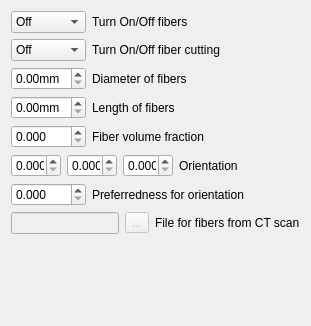
        <widget class="QWidget" name="Page2_cylinder">
         <layout class="QGridLayout" name="gridLayout_3">
          <item row="0" column="0" colspan="2">
           <layout class="QHBoxLayout" name="horizontalLayout_3">
            <item>
             <widget class="QComboBox" name="comboBox_2">
              <property name="sizePolicy">
               <sizepolicy hsizetype="Fixed" vsizetype="Fixed">
                <horstretch>0</horstretch>
                <verstretch>0</verstretch>
               </sizepolicy>
              </property>
              <property name="minimumSize">
               <size>
                <width>75</width>
                <height>0</height>
               </size>
              </property>
              <property name="maximumSize">
               <size>
                <width>75</width>
                <height>16777215</height>
               </size>
              </property>
              <item>
               <property name="text">
                <string>Off</string>
               </property>
              </item>
              <item>
               <property name="text">
                <string>On</string>
               </property>
              </item>
             </widget>
            </item>
            <item>
             <widget class="QLabel" name="textLabel2_3">
              <property name="text">
               <string>Turn On/Off fibers</string>
              </property>
             </widget>
            </item>
           </layout>
          </item>
          <item row="1" column="0" colspan="2">
           <layout class="QHBoxLayout" name="horizontalLayout_4">
            <item>
             <widget class="QComboBox" name="comboBox_3">
              <property name="sizePolicy">
               <sizepolicy hsizetype="Fixed" vsizetype="Fixed">
                <horstretch>0</horstretch>
                <verstretch>0</verstretch>
               </sizepolicy>
              </property>
              <property name="minimumSize">
               <size>
                <width>75</width>
                <height>0</height>
               </size>
              </property>
              <property name="maximumSize">
               <size>
                <width>75</width>
                <height>16777215</height>
               </size>
              </property>
              <item>
               <property name="text">
                <string>Off</string>
               </property>
              </item>
              <item>
               <property name="text">
                <string>On</string>
               </property>
              </item>
             </widget>
            </item>
            <item>
             <widget class="QLabel" name="textLabel2_5">
              <property name="text">
               <string>Turn On/Off fiber cutting</string>
              </property>
             </widget>
            </item>
           </layout>
          </item>
          <item row="2" column="0" rowspan="2" colspan="2">
           <layout class="QHBoxLayout" name="horizontalLayout_5">
            <item>
             <widget class="QDoubleSpinBox" name="doubleSpinBox_2">
              <property name="sizePolicy">
               <sizepolicy hsizetype="Fixed" vsizetype="Fixed">
                <horstretch>0</horstretch>
                <verstretch>0</verstretch>
               </sizepolicy>
              </property>
              <property name="minimumSize">
               <size>
                <width>75</width>
                <height>20</height>
               </size>
              </property>
              <property name="maximumSize">
               <size>
                <width>75</width>
                <height>16777215</height>
               </size>
              </property>
              <property name="suffix">
               <string>mm</string>
              </property>
              <property name="maximum">
               <double>999999.000000000000000</double>
              </property>
             </widget>
            </item>
            <item>
             <widget class="QLabel" name="textLabel2_4">
              <property name="text">
               <string>Diameter of fibers</string>
              </property>
             </widget>
            </item>
           </layout>
          </item>
          <item row="4" column="0" colspan="2">
           <layout class="QHBoxLayout" name="horizontalLayout_6">
            <item>
             <widget class="QDoubleSpinBox" name="doubleSpinBox_3">
              <property name="sizePolicy">
               <sizepolicy hsizetype="Fixed" vsizetype="Fixed">
                <horstretch>0</horstretch>
                <verstretch>0</verstretch>
               </sizepolicy>
              </property>
              <property name="minimumSize">
               <size>
                <width>75</width>
                <height>20</height>
               </size>
              </property>
              <property name="maximumSize">
               <size>
                <width>75</width>
                <height>16777215</height>
               </size>
              </property>
              <property name="suffix">
               <string>mm</string>
              </property>
              <property name="maximum">
               <double>999999.000000000000000</double>
              </property>
             </widget>
            </item>
            <item>
             <widget class="QLabel" name="textLabel2_6">
              <property name="text">
               <string>Length of fibers</string>
              </property>
             </widget>
            </item>
           </layout>
          </item>
          <item row="5" column="0" colspan="2">
           <layout class="QHBoxLayout" name="horizontalLayout_7">
            <item>
             <widget class="QDoubleSpinBox" name="doubleSpinBox_4">
              <property name="sizePolicy">
               <sizepolicy hsizetype="Fixed" vsizetype="Fixed">
                <horstretch>0</horstretch>
                <verstretch>0</verstretch>
               </sizepolicy>
              </property>
              <property name="minimumSize">
               <size>
                <width>75</width>
                <height>20</height>
               </size>
              </property>
              <property name="maximumSize">
               <size>
                <width>75</width>
                <height>16777215</height>
               </size>
              </property>
              <property name="suffix">
               <string/>
              </property>
              <property name="decimals">
               <number>3</number>
              </property>
              <property name="maximum">
               <double>999999.000000000000000</double>
              </property>
             </widget>
            </item>
            <item>
             <widget class="QLabel" name="textLabel2_7">
              <property name="text">
               <string>Fiber volume fraction</string>
              </property>
             </widget>
            </item>
           </layout>
          </item>
          <item row="6" column="0" colspan="2">
           <layout class="QHBoxLayout" name="horizontalLayout_8">
            <item>
             <widget class="QDoubleSpinBox" name="doubleSpinBox_5">
              <property name="sizePolicy">
               <sizepolicy hsizetype="Fixed" vsizetype="Fixed">
                <horstretch>0</horstretch>
                <verstretch>0</verstretch>
               </sizepolicy>
              </property>
              <property name="minimumSize">
               <size>
                <width>50</width>
                <height>20</height>
               </size>
              </property>
              <property name="maximumSize">
               <size>
                <width>50</width>
                <height>16777215</height>
               </size>
              </property>
              <property name="suffix">
               <string/>
              </property>
              <property name="decimals">
               <number>3</number>
              </property>
              <property name="maximum">
               <double>999999.000000000000000</double>
              </property>
             </widget>
            </item>
            <item>
             <widget class="QDoubleSpinBox" name="doubleSpinBox_6">
              <property name="sizePolicy">
               <sizepolicy hsizetype="Fixed" vsizetype="Fixed">
                <horstretch>0</horstretch>
                <verstretch>0</verstretch>
               </sizepolicy>
              </property>
              <property name="minimumSize">
               <size>
                <width>50</width>
                <height>20</height>
               </size>
              </property>
              <property name="maximumSize">
               <size>
                <width>50</width>
                <height>16777215</height>
               </size>
              </property>
              <property name="suffix">
               <string/>
              </property>
              <property name="decimals">
               <number>3</number>
              </property>
              <property name="maximum">
               <double>999999.000000000000000</double>
              </property>
             </widget>
            </item>
            <item>
             <widget class="QDoubleSpinBox" name="doubleSpinBox_7">
              <property name="sizePolicy">
               <sizepolicy hsizetype="Fixed" vsizetype="Fixed">
                <horstretch>0</horstretch>
                <verstretch>0</verstretch>
               </sizepolicy>
              </property>
              <property name="minimumSize">
               <size>
                <width>50</width>
                <height>20</height>
               </size>
              </property>
              <property name="maximumSize">
               <size>
                <width>50</width>
                <height>16777215</height>
               </size>
              </property>
              <property name="suffix">
               <string/>
              </property>
              <property name="decimals">
               <number>3</number>
              </property>
              <property name="maximum">
               <double>999999.000000000000000</double>
              </property>
             </widget>
            </item>
            <item>
             <widget class="QLabel" name="textLabel2_8">
              <property name="text">
               <string>Orientation</string>
              </property>
             </widget>
            </item>
           </layout>
          </item>
          <item row="7" column="0" colspan="2">
           <layout class="QHBoxLayout" name="horizontalLayout_9">
            <item>
             <widget class="QDoubleSpinBox" name="doubleSpinBox_8">
              <property name="sizePolicy">
               <sizepolicy hsizetype="Fixed" vsizetype="Fixed">
                <horstretch>0</horstretch>
                <verstretch>0</verstretch>
               </sizepolicy>
              </property>
              <property name="minimumSize">
               <size>
                <width>75</width>
                <height>20</height>
               </size>
              </property>
              <property name="maximumSize">
               <size>
                <width>75</width>
                <height>16777215</height>
               </size>
              </property>
              <property name="suffix">
               <string/>
              </property>
              <property name="decimals">
               <number>3</number>
              </property>
              <property name="maximum">
               <double>1.000000000000000</double>
              </property>
             </widget>
            </item>
            <item>
             <widget class="QLabel" name="textLabel2_9">
              <property name="text">
               <string>Preferredness for orientation</string>
              </property>
             </widget>
            </item>
           </layout>
          </item>
          <item row="8" column="0" colspan="2">
           <layout class="QHBoxLayout" name="horizontalLayout_10">
            <item>
             <widget class="QLineEdit" name="le_working_dir">
              <property name="enabled">
               <bool>false</bool>
              </property>
              <property name="readOnly">
               <bool>true</bool>
              </property>
             </widget>
            </item>
            <item>
             <widget class="QToolButton" name="readFileButton">
              <property name="enabled">
               <bool>false</bool>
              </property>
              <property name="text">
               <string notr="true">...</string>
              </property>
             </widget>
            </item>
            <item>
             <widget class="QLabel" name="textLabel2_10">
              <property name="text">
               <string>File for fibers from CT scan</string>
              </property>
             </widget>
            </item>
           </layout>
          </item>
          <item row="9" column="0" colspan="2">
           <spacer>
            <property name="orientation">
             <enum>Qt::Vertical</enum>
            </property>
            <property name="sizeType">
             <enum>QSizePolicy::Expanding</enum>
            </property>
            <property name="sizeHint" stdset="0">
             <size>
              <width>31</width>
              <height>81</height>
             </size>
            </property>
           </spacer>
          </item>
         </layout>
        </widget>
